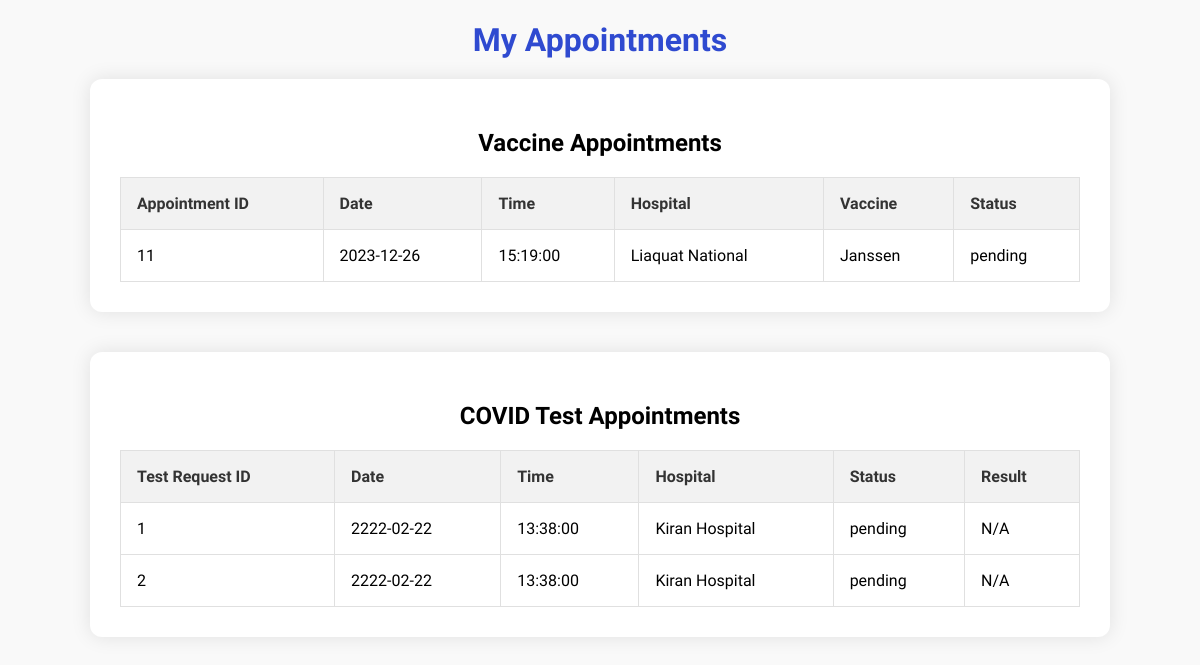
The app's page /Admin/my_appointments.php (signed in) with its own data.
### tables this page shows
CREATE TABLE `tbl_appointment` (
  `a_id` int(11) NOT NULL,
  `h_id` int(11) DEFAULT NULL,
  `a_date` date DEFAULT NULL,
  `a_time` time DEFAULT NULL,
  `a_status` enum('approved','pending','canceled','completed') DEFAULT NULL,
  `v_id` int(11) DEFAULT NULL,
  `p_name` varchar(255) DEFAULT NULL
);

CREATE TABLE `tbl_hospital` (
  `h_id` int(11) NOT NULL,
  `h_name` varchar(50) NOT NULL,
  `h_contact` varchar(50) NOT NULL,
  `h_city` varchar(50) DEFAULT NULL,
  `h_address` varchar(80) NOT NULL,
  `h_email` varchar(50) NOT NULL,
  `h_password` varchar(50) NOT NULL,
  `h_is_active` tinyint(4) NOT NULL DEFAULT 1
);

CREATE TABLE `tbl_vaccine` (
  `v_id` int(11) NOT NULL,
  `v_name` varchar(30) NOT NULL,
  `v_status` varchar(40) NOT NULL DEFAULT 'Avaliable'
);

CREATE TABLE `tbl_covid_test_request` (
  `test_request_id` int(11) NOT NULL,
  `patient_name` varchar(255) NOT NULL,
  `preferred_hospital_id` int(11) DEFAULT NULL,
  `preferred_date` date NOT NULL,
  `preferred_time` time NOT NULL,
  `test_status` enum('pending','approved','completed','cancelled') DEFAULT NULL,
  `result_file` varchar(255) DEFAULT NULL
);

### Admin/my_appointments.php (the view, shortened to what this page needs)
<?php
include('connection.php');
$vaccineAppointmentsQuery = "
    SELECT a.a_id, a.a_date, a.a_time, a.a_status, h.h_name as hospital_name, v.v_name as vaccine_name
    FROM tbl_appointment a
    INNER JOIN tbl_hospital h ON a.h_id = h.h_id
    INNER JOIN tbl_vaccine v ON a.v_id = v.v_id
    WHERE a.p_name = ?
";
$vaccineAppointmentsStmt = $con->prepare($vaccineAppointmentsQuery);
$vaccineAppointmentsStmt->bind_param("s", $_SESSION['patient_name']);
$vaccineAppointmentsStmt->execute();
$vaccineAppointmentsResult = $vaccineAppointmentsStmt->get_result();
$covidTestAppointmentsQuery = "
    SELECT c.test_request_id, c.preferred_date, c.preferred_time, c.test_status, c.result_file, h.h_name as hospital_name
    FROM tbl_covid_test_request c
    INNER JOIN tbl_hospital h ON c.preferred_hospital_id = h.h_id
    WHERE c.patient_name = ?
";
$covidTestAppointmentsStmt = $con->prepare($covidTestAppointmentsQuery);
$covidTestAppointmentsStmt->bind_param("s", $_SESSION['patient_name']);
$covidTestAppointmentsStmt->execute();
$covidTestAppointmentsResult = $covidTestAppointmentsStmt->get_result();
?>
<!DOCTYPE html>
<html lang="en">
<head>
</head>
<body>
    <h1>My Appointments</h1>
    <div class="appointment-container">
        <h2>Vaccine Appointments</h2>
        <table>
            <thead>
                <tr>
                    <th>Appointment ID</th>
                    <th>Date</th>
                    <th>Time</th>
                    <th>Hospital</th>
                    <th>Vaccine</th>
                    <th>Status</th>
                </tr>
            </thead>
            <tbody>
                <?php while ($row = $vaccineAppointmentsResult->fetch_assoc()) : ?>
                    <tr>
                        <td><?= $row['a_id'] ?></td>
                        <td><?= $row['a_date'] ?></td>
                        <td><?= $row['a_time'] ?></td>
                        <td><?= $row['hospital_name'] ?></td>
                        <td><?= $row['vaccine_name'] ?></td>
                        <td><?= $row['a_status'] ?></td>
                    </tr>
                <?php endwhile; ?>
            </tbody>
        </table>
    </div>
    <div class="appointment-container">
        <h2>COVID Test Appointments</h2>
        <table>
            <thead>
                <tr>
                    <th>Test Request ID</th>
                    <th>Date</th>
                    <th>Time</th>
                    <th>Hospital</th>
                    <th>Status</th>
                    <th>Result</th>
                </tr>
            </thead>
            <tbody>
                <?php while ($row = $covidTestAppointmentsResult->fetch_assoc()) : ?>
                    <tr>
                        <td><?= $row['test_request_id'] ?></td>
                        <td><?= $row['preferred_date'] ?></td>
                        <td><?= $row['preferred_time'] ?></td>
                        <td><?= $row['hospital_name'] ?></td>
                        <td><?= $row['test_status'] ?></td>
                        <td>
                            <?php
                            if ($row['test_status'] === 'completed') {
                                if (!empty($row['result_file'])) {
                                    $resultFilePath = $row['result_file'];
                                    echo '<a href="' . $resultFilePath . '" download class="download-result">Download Result</a>';
                                } else {
                                    echo 'N/A';
                                }
                            } else {
                                echo 'N/A';
                            }
                            ?>
                        </td>
                    </tr>
                <?php endwhile; ?>
            </tbody>
        </table>
    </div>
</body>
</html>

### Admin/my_appointments.php (style rules this page uses)
body { background: #f9f9f9; font-family: 'Saira Semi Condensed', sans-serif; margin: 0; display: flex; flex-direction: column; align-items: center; text-align: center; }
h1 { color: #2f4ad0; margin-bottom: 20px; }
.appointment-container { margin-bottom: 40px; width: 80%; background-color: #fff; padding: 30px; border-radius: 12px; box-shadow: 0 0 20px rgba(0, 0, 0, 0.1); }
table { width: 100%; border-collapse: collapse; margin-top: 20px; }
table, th, td { border: 1px solid #e0e0e0; }
th, td { padding: 16px; text-align: left; }
th { background-color: #f2f2f2; color: #333; }

### records on screen
tbl_appointment: a_id "11", a_date "2023-12-26", a_time "15:19:00", h.h_name "Liaquat National", v.v_name "Janssen", a_status "pending"
tbl_covid_test_request: test_request_id "1", preferred_date "2222-02-22", preferred_time "13:38:00", preferred_hospital.h_name "Kiran Hospital", test_status "pending", shows "N/A"
tbl_covid_test_request: test_request_id "2", preferred_date "2222-02-22", preferred_time "13:38:00", preferred_hospital.h_name "Kiran Hospital", test_status "pending", shows "N/A"
